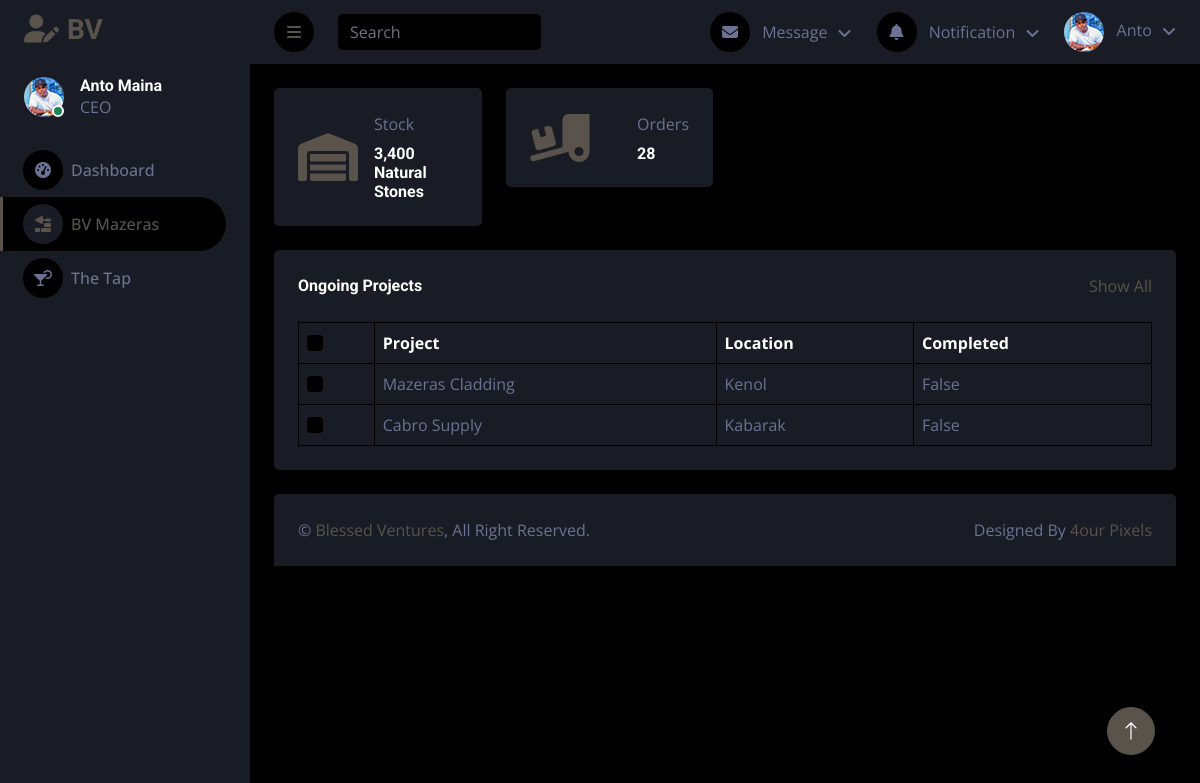
The page /mazeras/ on the database as committed earlier.
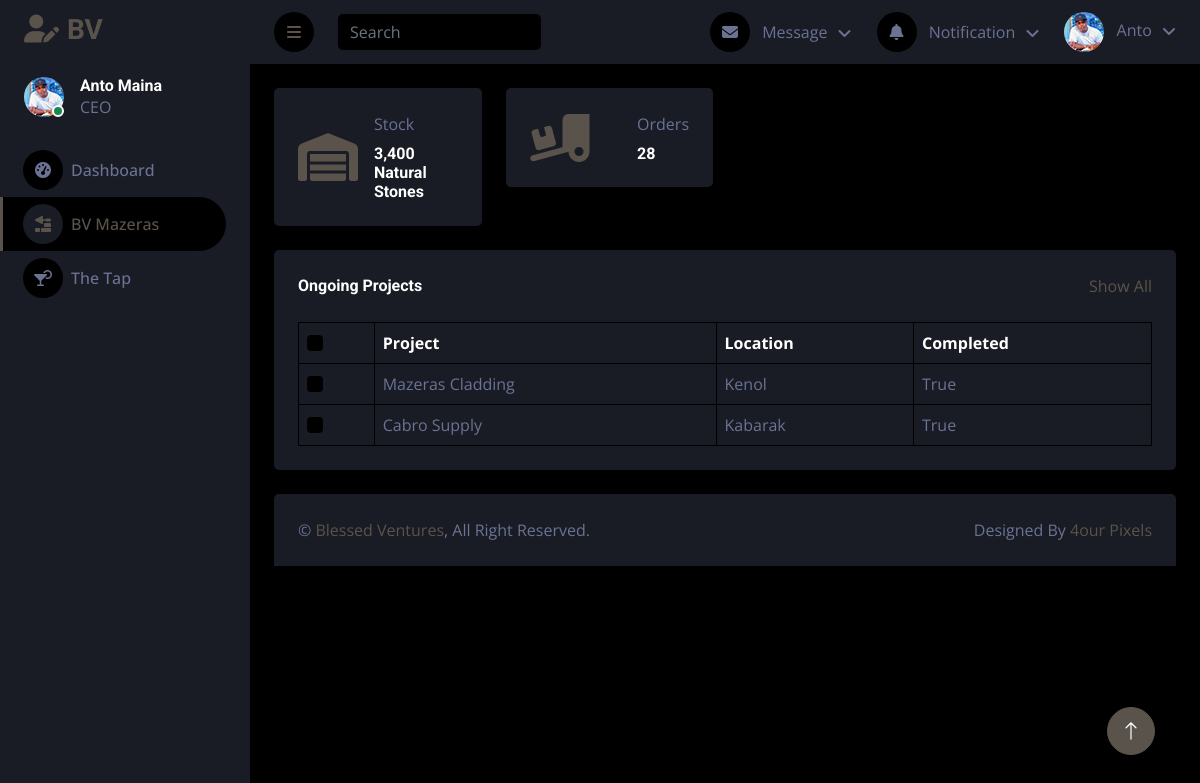
The same page on the database as committed later.
### mazeras/models.py (models this page shows, shortened)
class Project(models.Model):
    name = models.CharField(max_length=100)
    description = models.TextField()
    location = models.CharField(max_length=100)
    stones = models.ManyToManyField(
        Stone, related_name='projects')
    created_at = models.DateTimeField(auto_now_add=True)
    status = models.BooleanField(default=False)

### mazeras/views.py (the view)
# urls.py: path("", include('mazeras.urls')),
def mazeras(request):
    projects = Project.objects.all()
    context = {
        'projects': projects,
    }
    return render(request, 'mazeras/mazeras.html', context)

### mazeras/templates/mazeras/mazeras.html (shortened to what the changed rows need)
{% load static %}
<!DOCTYPE html>
<html lang="en">
  <head>
    <link
      href="https://cdnjs.cloudflare.com/ajax/libs/font-awesome/5.10.0/css/all.min.css"
      rel="stylesheet"
    />
    <link
      href="https://cdn.jsdelivr.net/npm/bootstrap-icons@1.4.1/font/bootstrap-icons.css"
      rel="stylesheet"
    />
    <link
      href="{% static 'css/lib/owlcarousel/assets/owl.carousel.min.css' %}"
      rel="stylesheet"
    />
    <link
      href="{% static 'lib/tempusdominus/css/tempusdominus-bootstrap-4.min.css' %}"
      rel="stylesheet"
    />
    <link href="{% static 'css/bootstrap.min.css' %}" rel="stylesheet" />
    <link href="{% static 'css/style.css' %}" rel="stylesheet" />
    <link rel="stylesheet" href="https://cdnjs.cloudflare.com/ajax/libs/font-awesome/6.4.0/css/all.min.css" />
  </head>
  <body>
      <div class="content">
        {% if project %}
        <div class="container d-flex-justify-content-evenly">
            <h1 class="text-danger fw-bold">No projects!</h1>
        </div>
        {% else %}
        <div class="container-fluid pt-4 px-4">
          <div class="bg-secondary text-center rounded p-4">
            <div class="table-responsive">
              <table
                class="table text-start align-middle table-bordered table-hover mb-0"
              >
                <thead>
                  <tr class="text-white">
                    <th scope="col">
                      <input class="form-check-input" type="checkbox" />
                    </th>
                    <th scope="col">Project</th>
                    <th scope="col">Location</th>
                    <th scope="col">Completed</th>
                  </tr>
                </thead>
                <tbody>
                    {% for project in projects %}
                    <tr>
                        <td><input class="form-check-input" type="checkbox" /></td>
                        <td>{{ project.name }}</td>
                        <td>{{ project.location }}</td>
                        <td>{{ project.status }}</td>
                    </tr>
                    {% endfor %}
                </tbody>
              </table>
            </div>
          </div>
        </div>
        {% endif %}
      </div>
  </body>
</html>

Rows that differ between the two databases and show on the page:
changed Project "Mazeras Cladding": status "False" → "True"
changed Project "Cabro Supply": status "False" → "True"
